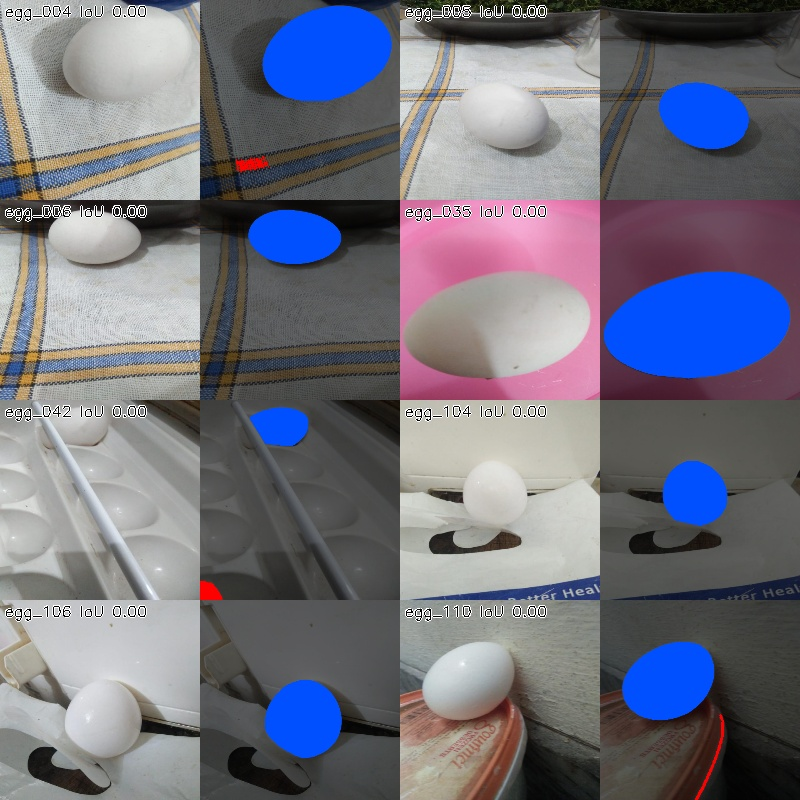
#> input picture task2_segmentation/experiments/T01/worst.jpg, 800 x 800 px, given in place of eggs.mp4, which was not available
$ python track.py
#> lines starting #> are read from the running program, lines starting #| are printed output that depends on the picture; after the words box and inside, x2 and y2 are one past the last pixel; in counts of white or black regions, pixels touching at a corner belong together; pictures that were not available may be replaced by others from this repository, and a replacement may not be noted
"""Task 4: segment and track the two eggs in the spinning-egg video.

The still-image algorithm (T24) is the wrong tool here: it takes ~0.8 s/frame and its whiteness
gate was tuned for photographs, not a dark table with hands, reflections and title cards. This
file keeps the same ideas (white, egg-shaped, not skin) in a form that runs at video rate, then
gives each egg a persistent id.

Detection, per frame:
  bright + low-saturation pixels, with skin removed and the corner logo blanked
  keep components that fit an ellipse (solidity, aspect, area)
  if two eggs touch, split the blob where the distance transform has two peaks

Tracking:
  the clip only ever has two eggs, so there are at most two ids
  a Kalman filter predicts the centroid; Hungarian matching uses distance and mask IoU
  a hand can hide an egg for several seconds, and a spun egg can reappear far away,
  so an unmatched detection is given back to the hidden id instead of starting a third one
  while the egg is hidden the id stays at the last place it was seen, and the marker is
  drawn for about a second; the id itself is kept until the egg returns or a title card starts

  python task4_tracking/track.py
  python task4_tracking/track.py --video task4_tracking/input/eggs.mp4 --out task4_tracking/output/tracked.mp4
"""

import argparse
import shutil
import subprocess
from pathlib import Path

import cv2
import numpy as np
from scipy.optimize import linear_sum_assignment

HERE = Path(__file__).resolve().parent

# detection
MIN_AREA, MAX_AREA = 1400, 14000
MIN_SOLIDITY, MAX_ASPECT = 0.82, 1.9
V_MIN, S_MAX = 165, 60
LOGO_BOX = (0.72, 0.82, 1.0, 1.0)   # x0, y0, x1, y1 as fractions: the "mocomi" bug
TABLE_TOP = 0.34                     # fraction of height; the person is above the table

# tracking
MAX_MATCH_DIST = 90     # px; a normal frame-to-frame match
MAX_AGE = 360           # a hidden egg keeps its id for up to 15 s
EMPTY_RESET = 24        # frames with no egg at all (a title card) before ids are cleared
MIN_HITS = 3            # a new id is drawn only after it is seen this often
COAST_DRAW = 36         # frames the held-id marker stays on screen (~1.5 s); the id is kept longer
FULL_AREA = 3000        # a complete egg; smaller blobs are fingers or a sliver of shell


def skin_mask(bgr):
    ycc = cv2.cvtColor(bgr, cv2.COLOR_BGR2YCrCb)
    cr, cb = ycc[..., 1], ycc[..., 2]
    return (cr >= 138) & (cr <= 180) & (cb >= 80) & (cb <= 130)


def shape_of(comp):
    cnts, _ = cv2.findContours(comp.astype(np.uint8), cv2.RETR_EXTERNAL, cv2.CHAIN_APPROX_NONE)
    c = max(cnts, key=cv2.contourArea)
    area = float(comp.sum())
    hull = cv2.contourArea(cv2.convexHull(c))
    solidity = area / hull if hull > 0 else 0
    if len(c) >= 5:
        (cx, cy), (a, b), _ = cv2.fitEllipse(c)
        aspect = max(a, b) / max(min(a, b), 1e-6)
    else:
        ys, xs = np.nonzero(comp)
        cx, cy = float(xs.mean()), float(ys.mean())
        aspect = 99.0
    return dict(area=area, solidity=solidity, aspect=aspect, centroid=(cx, cy))


def split_if_two(comp):
    """Return one or two masks. A touching pair has two peaks in the distance transform."""
    dist = cv2.distanceTransform(comp.astype(np.uint8), cv2.DIST_L2, 5)
    peaks = (dist >= 0.55 * dist.max()).astype(np.uint8)
    n, markers = cv2.connectedComponents(peaks)
    if n - 1 < 2:
        return [comp]
    markers = markers.astype(np.int32)
    ws = markers.copy()
    k = cv2.getStructuringElement(cv2.MORPH_ELLIPSE, (5, 5))
    ws[~cv2.dilate(comp.astype(np.uint8), k).astype(bool)] = n
    relief = cv2.cvtColor((255 - cv2.normalize(dist, None, 0, 255, cv2.NORM_MINMAX)).astype(np.uint8),
                          cv2.COLOR_GRAY2BGR)
    cv2.watershed(relief, ws)
    parts = []
    for i in range(1, n):
        part = (ws == i) & comp
        if part.sum() >= MIN_AREA * 0.6:
            parts.append(part)
    return parts or [comp]


def detect(bgr):
    """List of dicts: mask (full res), centroid (x, y), bbox (x, y, w, h), area."""
    h, w = bgr.shape[:2]
    hsv = cv2.cvtColor(bgr, cv2.COLOR_BGR2HSV)
    m = (hsv[..., 1] <= S_MAX) & (hsv[..., 2] >= V_MIN) & ~skin_mask(bgr)
    m[:int(TABLE_TOP * h), :] = False
    x0, y0, x1, y1 = LOGO_BOX
    m[int(y0 * h):int(y1 * h), int(x0 * w):int(x1 * w)] = False
    k = cv2.getStructuringElement(cv2.MORPH_ELLIPSE, (5, 5))
    m = cv2.morphologyEx(m.astype(np.uint8), cv2.MORPH_OPEN, k)
    m = cv2.morphologyEx(m, cv2.MORPH_CLOSE, k).astype(bool)

    out = []
    n, lab = cv2.connectedComponents(m.astype(np.uint8))
    for i in range(1, n):
        comp = lab == i
        if not MIN_AREA <= comp.sum() <= MAX_AREA * 2.2:
            continue
        for part in split_if_two(comp):
            if not MIN_AREA <= part.sum() <= MAX_AREA:
                continue
            s = shape_of(part)
            if s["solidity"] < MIN_SOLIDITY or s["aspect"] > MAX_ASPECT:
                continue
            ys, xs = np.nonzero(part)
            x, y = int(xs.min()), int(ys.min())
            out.append({"mask": part, "centroid": s["centroid"], "area": s["area"],
                        "bbox": (x, y, int(xs.max()) - x + 1, int(ys.max()) - y + 1)})
    return out


# ---------------------------------------------------------------- tracking

class Track:
    _next = 1

    def __init__(self, det):
        self.id = Track._next
        Track._next += 1
        self.kf = cv2.KalmanFilter(4, 2)
        self.kf.transitionMatrix = np.array([[1, 0, 1, 0], [0, 1, 0, 1], [0, 0, 1, 0], [0, 0, 0, 1]], np.float32)
        self.kf.measurementMatrix = np.array([[1, 0, 0, 0], [0, 1, 0, 0]], np.float32)
        self.kf.processNoiseCov = np.eye(4, dtype=np.float32) * 0.03
        self.kf.measurementNoiseCov = np.eye(2, dtype=np.float32) * 2
        self.kf.errorCovPost = np.eye(4, dtype=np.float32)
        cx, cy = det["centroid"]
        self.kf.statePost = np.array([[cx], [cy], [0], [0]], np.float32)
        self.mask = det["mask"]
        self.bbox = det["bbox"]
        self.area = det["area"]
        self.hits = 1
        self.age = 0          # frames since last match
        self.seen = 1
        self.pred = (cx, cy)

    def predict(self):
        p = self.kf.predict()
        p = np.asarray(p).reshape(-1)
        self.pred = (float(p[0]), float(p[1]))
        return self.pred

    def update(self, det):
        cx, cy = det["centroid"]
        self.kf.correct(np.array([[np.float32(cx)], [np.float32(cy)]]))
        self.mask, self.bbox, self.area = det["mask"], det["bbox"], det["area"]
        self.hits += 1
        self.seen += 1
        self.age = 0

    def centroid(self):
        s = np.asarray(self.kf.statePost).reshape(-1)
        return float(s[0]), float(s[1])

    # [8 lines left out: function hold, not called in this run]


def _iou(a, b):
    inter = np.logical_and(a, b).sum()
    if inter == 0:
        return 0.0
    return inter / np.logical_or(a, b).sum()


def associate(tracks, dets):
    """Returns (matches as (track_idx, det_idx), unmatched track idxs, unmatched det idxs)."""
    if not tracks or not dets:
        return [], list(range(len(tracks))), list(range(len(dets)))
    cost = np.full((len(tracks), len(dets)), 1e3, np.float32)
    for i, t in enumerate(tracks):
        px, py = t.predict()
        for j, d in enumerate(dets):
            cx, cy = d["centroid"]
            dist = np.hypot(cx - px, cy - py)
            iou = _iou(t.mask, d["mask"])
            if dist > MAX_MATCH_DIST and iou < 0.05:
                continue
            cost[i, j] = dist / MAX_MATCH_DIST + (1 - iou)
    rows, cols = linear_sum_assignment(cost)
    matched_t, matched_d, pairs = set(), set(), []
    for r, c in zip(rows, cols):
        if cost[r, c] >= 1e3:
            continue
        pairs.append((r, c))
        matched_t.add(r)
        matched_d.add(c)
    return pairs, [i for i in range(len(tracks)) if i not in matched_t], [j for j in range(len(dets)) if j not in matched_d]


class Tracker:
    """At most two ids. This video only ever shows two eggs, and a hand hides one of them for
    several seconds, so a detection that reappears far from its last spot is given back to the
    hidden id instead of starting a third one."""

    def __init__(self):
        self.tracks = []
        self.empty = 0

    def step(self, dets):
        if not dets:
            self.empty += 1
            if self.empty >= EMPTY_RESET:
                self.tracks = []
            else:
                for t in self.tracks:
                    t.hold()
            return [t for t in self.tracks if t.hits >= MIN_HITS and t.age <= COAST_DRAW]

        self.empty = 0
        if any(d["area"] >= FULL_AREA for d in dets):
            dets = [d for d in dets if d["area"] >= FULL_AREA * 0.8]

        pairs, miss_t, miss_d = associate(self.tracks, dets)
        for ti, di in pairs:
            self.tracks[ti].update(dets[di])
        # a hidden egg can reappear well outside the frame-to-frame gate (it was spun)
        for di in list(miss_d):
            if not miss_t:
                break
            cx, cy = dets[di]["centroid"]
            ti = min(miss_t, key=lambda i: np.hypot(cx - self.tracks[i].pred[0], cy - self.tracks[i].pred[1]))
            # a sliver of shell between fingers must not drag the id across the table
            if dets[di]["area"] < 0.55 * self.tracks[ti].area:
                continue
            self.tracks[ti].update(dets[di])
            miss_t.remove(ti)
            miss_d.remove(di)
        for ti in miss_t:
            self.tracks[ti].hold()
        for di in miss_d:
            if len(self.tracks) < 2:
                self.tracks.append(Track(dets[di]))
        self.tracks = [t for t in self.tracks if t.age <= MAX_AGE]
        return [t for t in self.tracks if t.hits >= MIN_HITS and t.age <= COAST_DRAW]


COLORS = [(40, 220, 40), (40, 40, 230), (230, 160, 40), (40, 200, 230), (230, 40, 230)]


def draw(bgr, shown):
    vis = bgr.copy()
    for t in shown:
        c = COLORS[(t.id - 1) % len(COLORS)]
        if t.age == 0:
            vis[t.mask] = (0.55 * vis[t.mask] + 0.45 * np.array(c)).astype(np.uint8)
            cnts, _ = cv2.findContours(t.mask.astype(np.uint8), cv2.RETR_EXTERNAL, cv2.CHAIN_APPROX_NONE)
            cv2.drawContours(vis, cnts, -1, c, 2)
            x, y, w, h = t.bbox
            cv2.rectangle(vis, (x, y), (x + w, y + h), c, 1)
            label_at = (x, max(14, y - 6))
        else:
            # egg hidden (usually by the hand): keep the id at the predicted spot
            cx, cy = int(t.pred[0]), int(t.pred[1])
            cv2.circle(vis, (cx, cy), 22, c, 2)
            label_at = (cx - 24, max(14, cy - 28))
        cv2.putText(vis, f"egg {t.id}", label_at, cv2.FONT_HERSHEY_SIMPLEX, 0.55, (0, 0, 0), 3)
        cv2.putText(vis, f"egg {t.id}", label_at, cv2.FONT_HERSHEY_SIMPLEX, 0.55, c, 1)
    return vis


def is_title_card(frame):
    """The intro and the 'why this happens' card are green. The table is brown."""
    bot = frame[int(frame.shape[0] * 0.62):]
    hsv = cv2.cvtColor(bot, cv2.COLOR_BGR2HSV)
    green = (hsv[:, :, 0] > 35) & (hsv[:, :, 0] < 90) & (hsv[:, :, 1] > 60)
    return float(green.mean()) > 0.5


def run(video, out_path, preview_dir=None):
    cap = cv2.VideoCapture(str(video))
    fps = cap.get(cv2.CAP_PROP_FPS) or 24
    w, h = int(cap.get(cv2.CAP_PROP_FRAME_WIDTH)), int(cap.get(cv2.CAP_PROP_FRAME_HEIGHT))
    n = int(cap.get(cv2.CAP_PROP_FRAME_COUNT))
    writer = cv2.VideoWriter(str(out_path), cv2.VideoWriter_fourcc(*"mp4v"), fps, (w, h))
    tracker = Tracker()
    counts = []
    frame_i = 0
    while True:
        ok, frame = cap.read()
        if not ok:
            break
        if is_title_card(frame):
            tracker.tracks = []
            tracker.empty = 0
            shown = []
        else:
            shown = tracker.step(detect(frame))
        vis = draw(frame, shown)
        writer.write(vis)
        counts.append(len(shown))
        if preview_dir and frame_i % 120 == 0:
            cv2.imwrite(str(preview_dir / f"out_{frame_i:04d}.jpg"), vis)
        frame_i += 1
    cap.release()
    writer.release()
    counts = np.array(counts)
    summary = {
        "frames": int(frame_i), "fps": fps, "size": [w, h],
        "ids_created": Track._next - 1,
        "frames_with_0": int((counts == 0).sum()),
        "frames_with_1": int((counts == 1).sum()),
        "frames_with_2": int((counts == 2).sum()),
        "frames_with_more": int((counts > 2).sum()),
    }
    print(summary)
    return summary


def main():
    ap = argparse.ArgumentParser()
    ap.add_argument("--video", default=str(HERE / "input" / "eggs.mp4"))
    ap.add_argument("--out", default=str(HERE / "output" / "tracked.mp4"))
    args = ap.parse_args()
    out = Path(args.out)
    out.parent.mkdir(parents=True, exist_ok=True)
    preview = HERE / "frames"
    preview.mkdir(exist_ok=True)
    Track._next = 1
    run(args.video, out, preview)
#> in run, frame is the input picture: shape (800, 800, 3); mean B, G, R 126.9, 113.7, 113.5
#> in is_title_card, `bot = frame[int(frame.shape[0] * 0.62):]`:
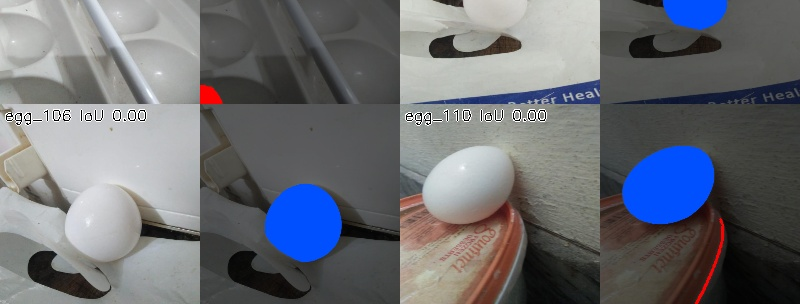
#> bot: shape (304, 800, 3); mean B, G, R 116.4, 110.3, 107.8
#> in is_title_card, `hsv = cv2.cvtColor(bot, cv2.COLOR_BGR2HSV)`: hsv: shape (304, 800, 3); mean H, S, V 55.5, 34.7, 122.6
#> in is_title_card, `green = (hsv[:, :, 0] > 35) & (hsv[:, :, 0] < 90) & (hsv[:, :, 1] > 60)`:
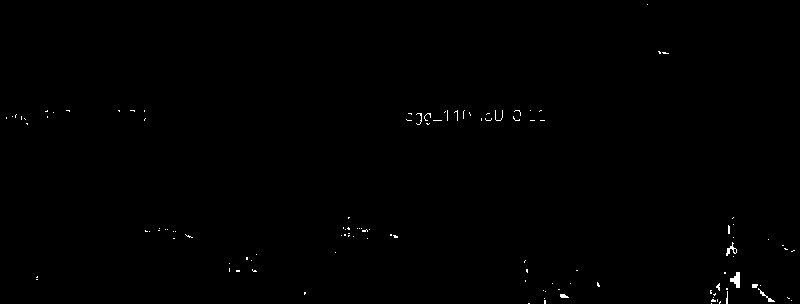
#> green: shape (304, 800) bool; 0.31% white in thin lines or dots
#> in detect, `h, w = bgr.shape[:2]`: h = 800
#> in detect, `hsv = cv2.cvtColor(bgr, cv2.COLOR_BGR2HSV)`: hsv: shape (800, 800, 3); mean H, S, V 65.9, 48.7, 135.3
#> in skin_mask, `ycc = cv2.cvtColor(bgr, cv2.COLOR_BGR2YCrCb)`: ycc: shape (800, 800, 3); mean of channels 0, 1, 2 115.2, 126.8, 134.6
#> in skin_mask, `cr, cb = ycc[..., 1], ycc[..., 2]`:
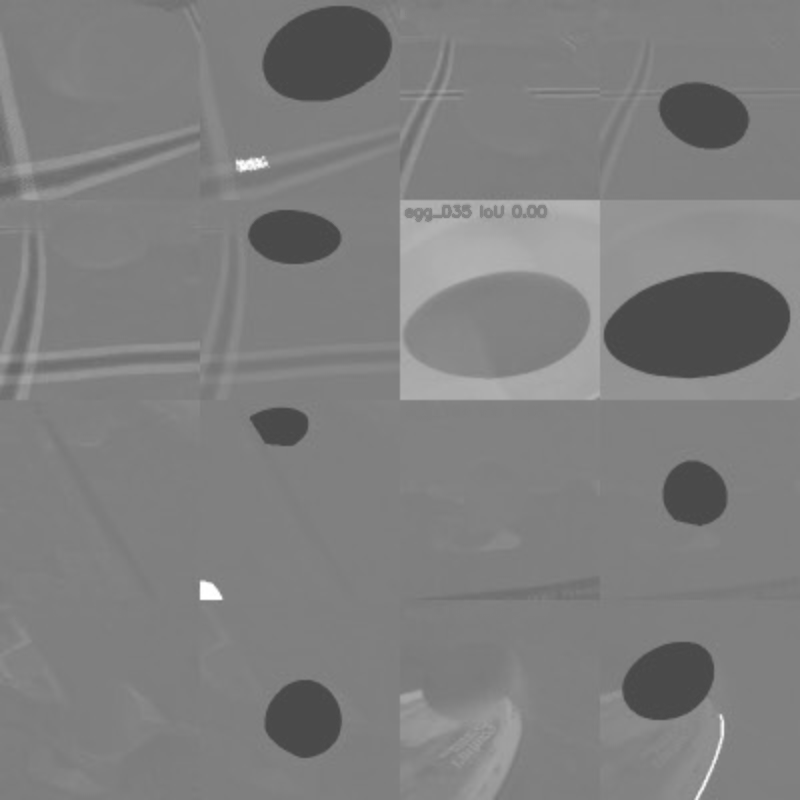
#> cr: shape (800, 800); min 71, max 255, mean 126.8
#> in skin_mask, `cr, cb = ycc[..., 1], ycc[..., 2]`:
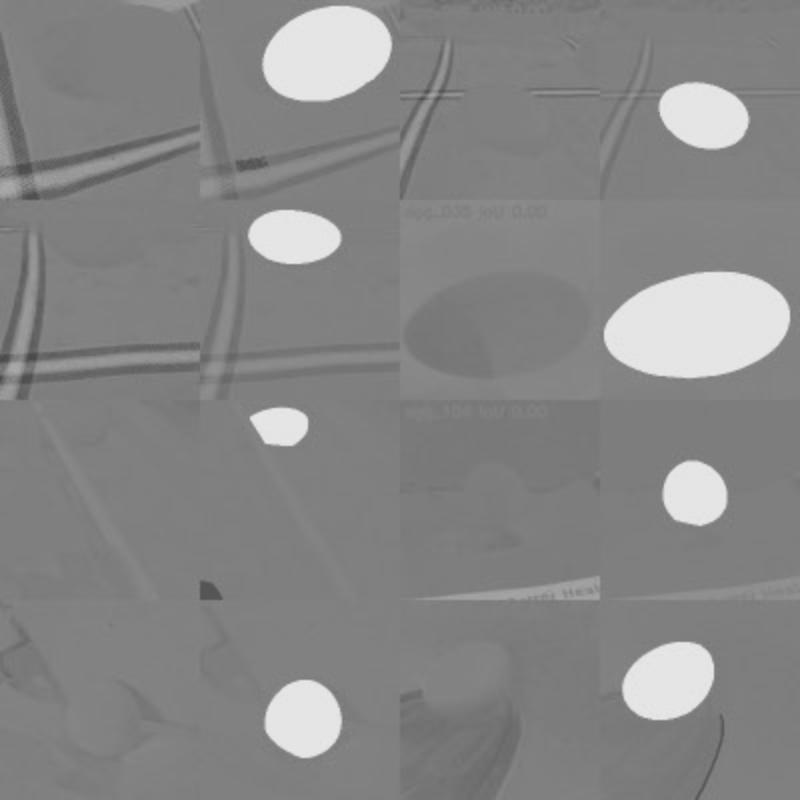
#> cb: shape (800, 800); min 73, max 231, mean 134.6
#> in skin_mask, `return (cr >= 138) & (cr <= 180) & (cb >= 80) & (cb <= 130)`: returned value: shape (800, 800) bool; 5.4% white; 219 white regions (169 under 20 px), largest, box (x1, y1, x2, y2) and area: (400, 689, 522, 800) 7290, (618, 228, 800, 337) 5640, (399, 340, 800, 401) 3673
#> in detect, `m = (hsv[..., 1] <= S_MAX) & (hsv[..., 2] >= V_MIN) & ~skin_mask(bgr)`: m: shape (800, 800) bool; 27% white; 981 white regions (923 under 20 px), largest, box (x1, y1, x2, y2) and area: (0, 373, 200, 754) 48818, (400, 400, 600, 600) 34126, (405, 39, 600, 200) 22358
#> in detect, `m[:int(TABLE_TOP * h), :] = False`:
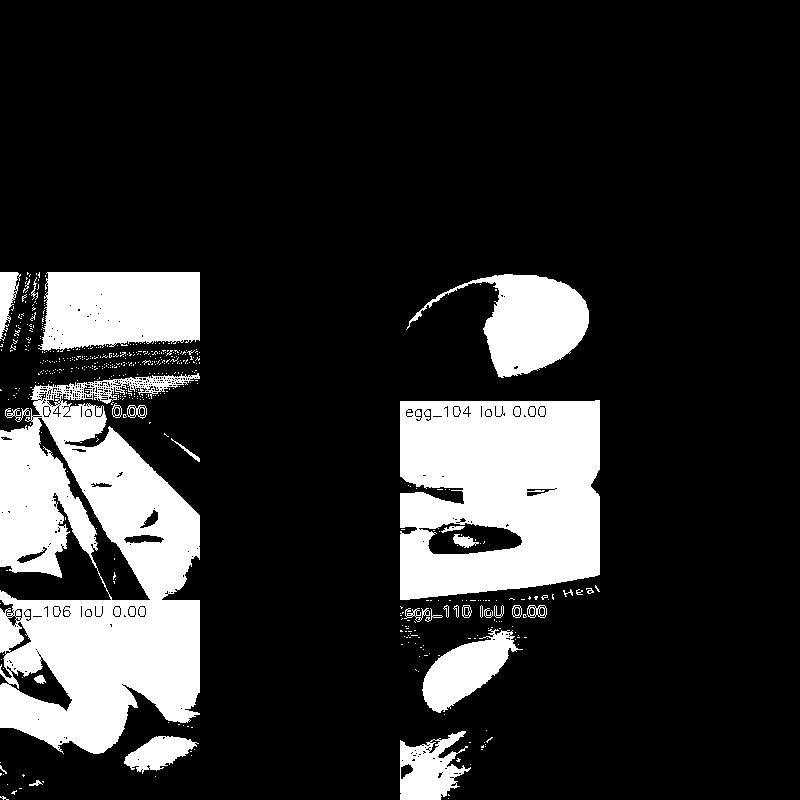
#> m: shape (800, 800) bool; 17.9% white; 530 white regions (499 under 20 px), largest, box (x1, y1, x2, y2) and area: (0, 373, 200, 754) 48818, (400, 400, 600, 600) 34126, (38, 272, 200, 352) 11175
#> in detect, `m = cv2.morphologyEx(m.astype(np.uint8), cv2.MORPH_OPEN, k)`: m: shape (800, 800); values 0 (black) and 1 (white), 16.8% white; 30 white regions (10 under 20 px), largest, box (x1, y1, x2, y2) and area: (0, 406, 200, 754) 35655, (400, 400, 600, 600) 33699, (42, 272, 200, 351) 11044
#> in detect, `m = cv2.morphologyEx(m, cv2.MORPH_CLOSE, k).astype(bool)`: m: shape (800, 800) bool; 17.1% white; 15 white regions (2 under 20 px), largest, box (x1, y1, x2, y2) and area: (0, 386, 200, 754) 46874, (400, 400, 600, 600) 34231, (42, 272, 200, 351) 11076
#> in detect, `n, lab = cv2.connectedComponents(m.astype(np.uint8))`:
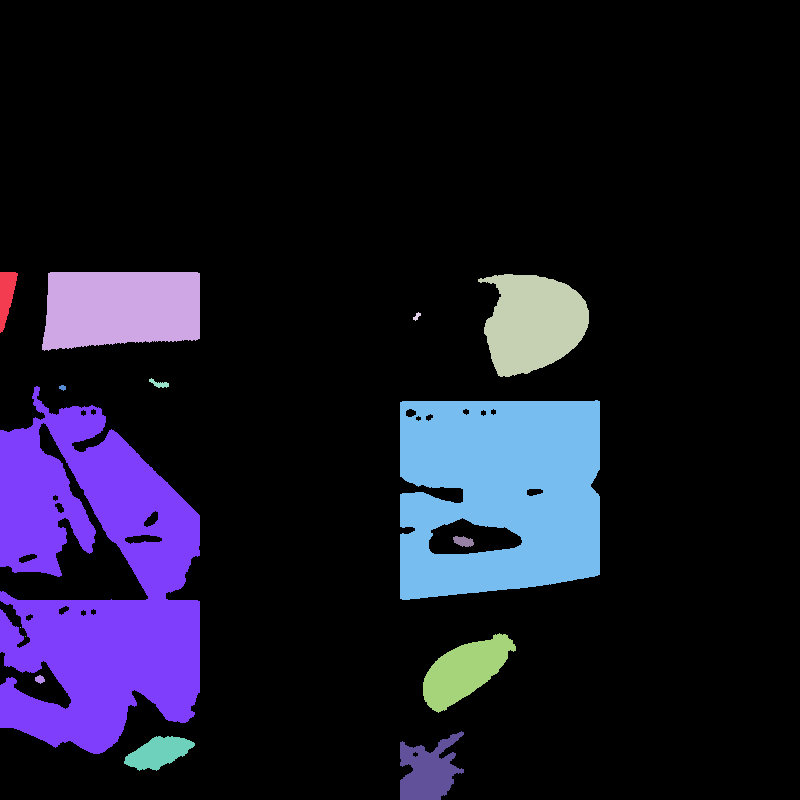
#> lab: shape (800, 800) int32; 16 distinct labels, from 0 to 15; one colour per label, 0 black
#> in detect, `n, lab = cv2.connectedComponents(m.astype(np.uint8))`: n = 16
#> after the loop in detect, `for i in range(1, n):`:
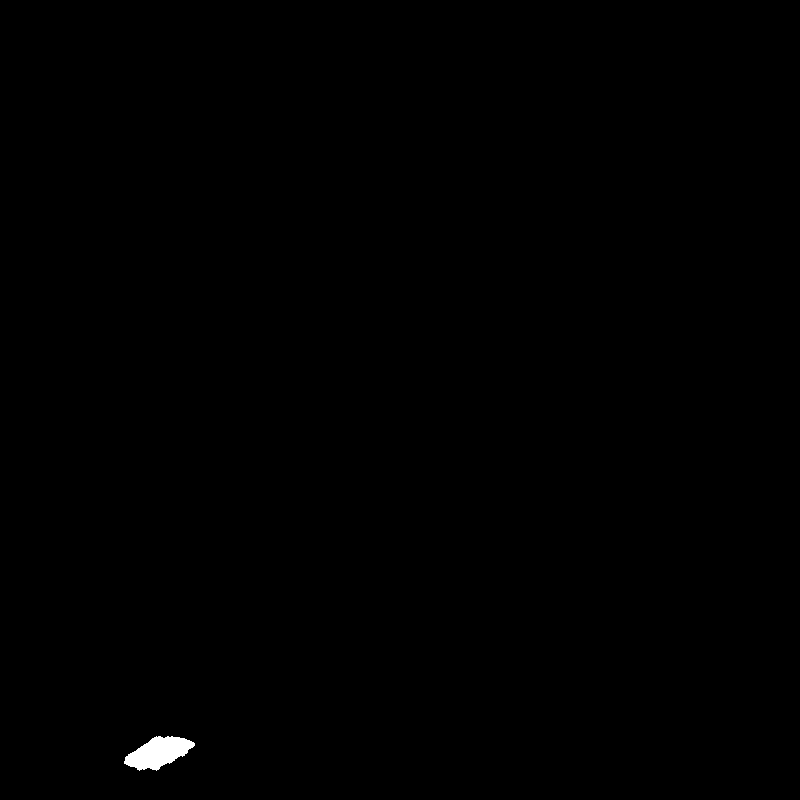
#> part: shape (800, 800) bool; 0.23% white; 1 white region, box (x1, y1, x2, y2) and area: (124, 736, 195, 771) 1493
#> after the loop in detect, `for i in range(1, n):`: out = 1 item
#> in step, `self.empty = 0`: self.empty = 0
#> in step, `dets = [d for d in dets if d["area"] >= FULL_AREA * 0.8]`: dets = 1 item
#> in step, `pairs, miss_t, miss_d = associate(self.tracks, dets)`: pairs = []; miss_d = [0]
#> the loop in step, `for di in list(miss_d):` made 1 pass
#> the loop in step, `for di in miss_d:` made 1 pass
#> after the loop in step, `for di in miss_d:`: self.tracks = 1 item
#> in run, `shown = tracker.step(detect(frame))`: shown = []
    encode_h264(out, Path(args.video))


# [16 lines left out: function encode_h264, not called in this run]


if __name__ == "__main__":
    main()
